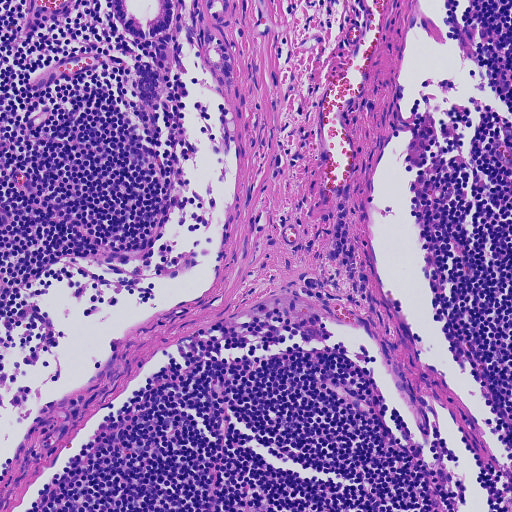
#> input picture 测试图片（p_045_node0）/有癌细胞/01_17_23.png, 512 x 512 px, found by its file name
$ jupyter execute Color-Histograms.ipynb
#> lines starting #> are read from the running program, lines starting #| are printed output that depends on the picture
[cell 1]
from matplotlib import pyplot as plt
import numpy as np
import argparse
import cv2

[cell 2]
image = cv2.imread("/Users/ying/Documents/CIS Project/测试图片（p_045_node0）/有癌细胞/01_17_23.png")
#> image is the input picture: shape (512, 512, 3); mean B, G, R 180.3, 110.9, 151.4
cv2.imshow("image", image)

[cell 3]
 # convert the image to grayscale and create a histogram

gray = cv2.cvtColor(image, cv2.COLOR_BGR2GRAY)
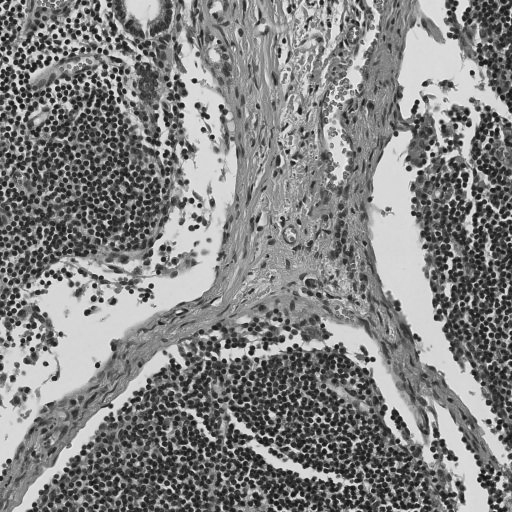
#> gray: shape (512, 512); min 12, max 253, mean 130.9
cv2.imshow("gray", gray)
hist = cv2.calcHist([gray], [0], None, [256], [0, 256])
#> hist = 256 values, max 6667 at index 214, min 0 at index 0, mean 1024
plt.figure()
plt.title("Grayscale Histogram")
plt.xlabel("Bins")
plt.ylabel("# of Pixels")
plt.plot(hist)
plt.xlim([0, 256])

# grab the image channels, initialize the tuple of colors,
# the figure and the flattened feature vector

chans = cv2.split(image)
colors = ("b", "g", "r")
plt.figure()
plt.title("'Flattened' Color Histogram")
plt.xlabel("Bins")
plt.ylabel("# of Pixels")
features = []

# loop over the image channels
for (chan, color) in zip(chans, colors):
	hist = cv2.calcHist([chan], [0], None, [256], [0, 256])
	features.extend(hist)

	# plot the histogram
	plt.plot(hist, color = color)
	plt.xlim([0, 256])
#> this loop made 3 passes
#> color on passes 1 to 3: 'b', 'g', 'r'
#> after the loop, features = 768 items, first 6: [0], [0], [0], [0], [0], [0]
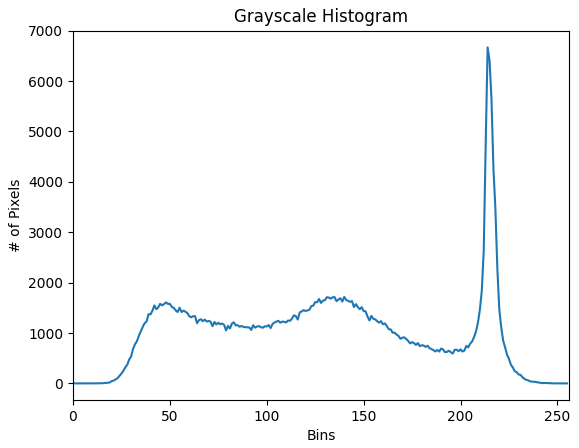
#> figure drawn by matplotlib, 1 panel; curve peaks at x = 214, y = 6667
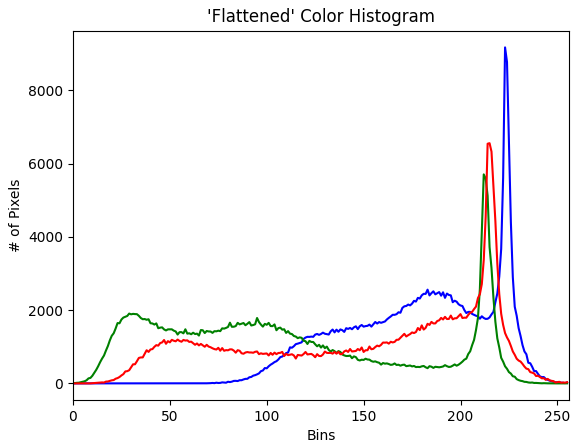
#> figure drawn by matplotlib, 1 panel; curve peaks at x = 223, y = 9177; curve peaks at x = 212, y = 5709; curve peaks at x = 215, y = 6561

$ run again, with 测试图片（p_045_node0）/有癌细胞/01_16_22.png copied over 测试图片（p_045_node0）/有癌细胞/01_17_23.png
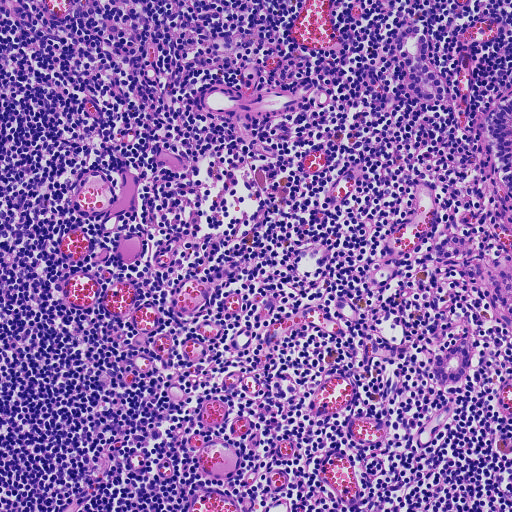
#> input picture 测试图片（p_045_node0）/有癌细胞/01_16_22.png, 512 x 512 px, found by its file name
#> image is the input picture: shape (512, 512, 3); mean B, G, R 173.7, 100.4, 141.2
#> `gray = cv2.cvtColor(image, cv2.COLOR_BGR2GRAY)`:
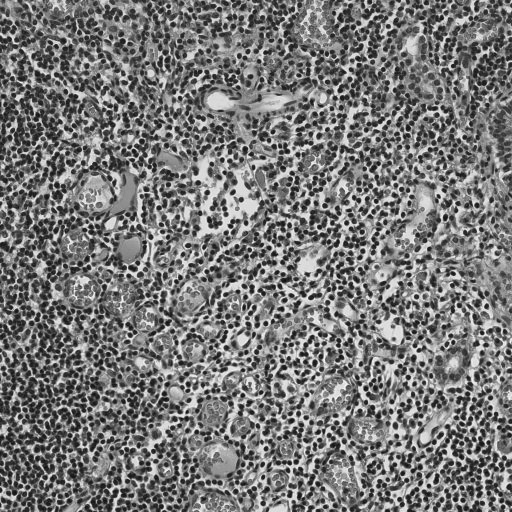
#> gray: shape (512, 512); min 10, max 253, mean 120.9
#> hist = 256 values, max 1759 at index 46, min 0 at index 0, mean 1024
#> the loop `for (chan, color) in zip(chans, colors):` made 3 passes
#> color on passes 1 to 3: 'b', 'g', 'r'
#> after the loop `for (chan, color) in zip(chans, colors):`: features = 768 items, first 6: [0], [0], [0], [0], [0], [0]
#> `[cell 3] # convert the image to grayscale and create a histogram  gray..`:
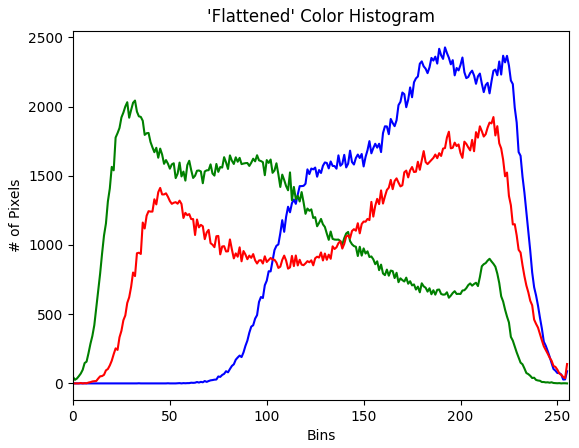
#> figure drawn by matplotlib, 1 panel; curve peaks at x = 192, y = 2427; curve peaks at x = 32, y = 2043; curve peaks at x = 217, y = 1924

$ run again, with 测试图片（p_045_node0）/有癌细胞/01_17_21.png copied over 测试图片（p_045_node0）/有癌细胞/01_17_23.png
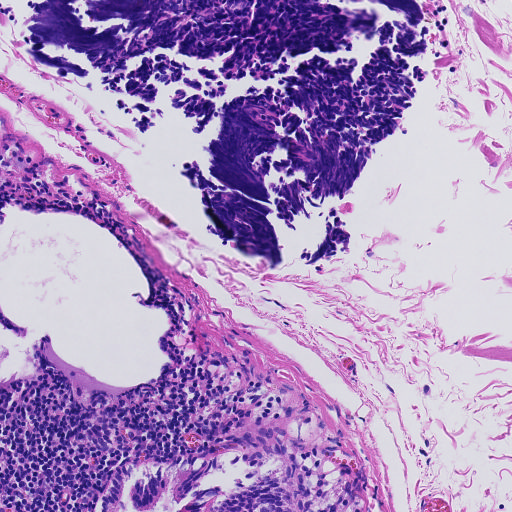
#> input picture 测试图片（p_045_node0）/有癌细胞/01_17_21.png, 512 x 512 px, found by its file name
#> image is the input picture: shape (512, 512, 3); mean B, G, R 192.3, 144.5, 171.3
#> `gray = cv2.cvtColor(image, cv2.COLOR_BGR2GRAY)`:
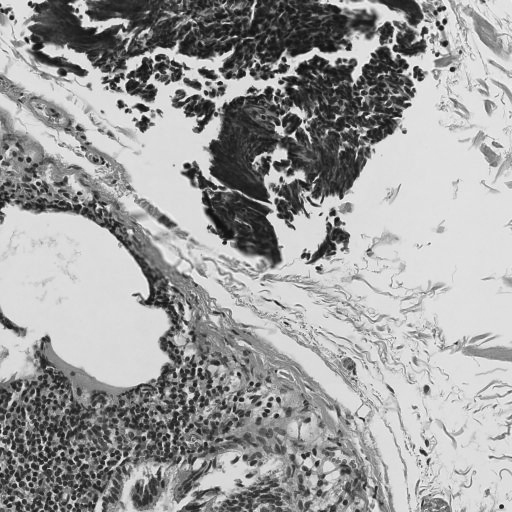
#> gray: shape (512, 512); min 13, max 254, mean 158
#> hist = 256 values, max 12488 at index 219, min 0 at index 0, mean 1024
#> the loop `for (chan, color) in zip(chans, colors):` made 3 passes
#> color on passes 1 to 3: 'b', 'g', 'r'
#> after the loop `for (chan, color) in zip(chans, colors):`: features = 768 items, first 6: [0], [0], [0], [0], [0], [0]
#> `[cell 3] # convert the image to grayscale and create a histogram  gray..`:
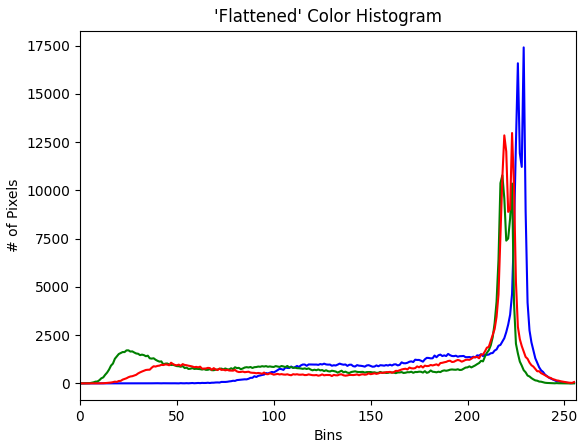
#> figure drawn by matplotlib, 1 panel; curve peaks at x = 229, y = 17402; curve peaks at x = 218, y = 10777; curve peaks at x = 223, y = 12968

$ run again, with 测试图片（p_045_node0）/有癌细胞/01_17_22.png copied over 测试图片（p_045_node0）/有癌细胞/01_17_23.png
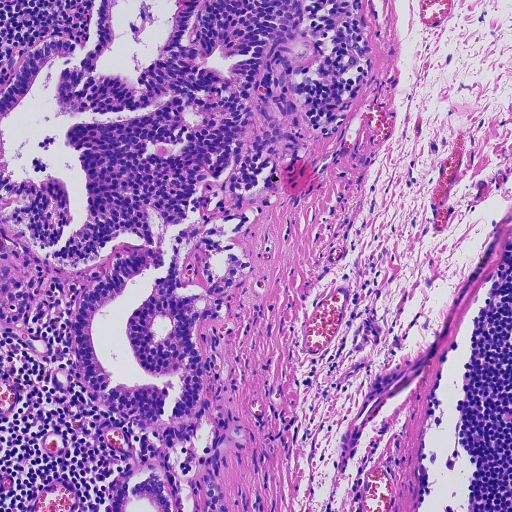
#> input picture 测试图片（p_045_node0）/有癌细胞/01_17_22.png, 512 x 512 px, found by its file name
#> image is the input picture: shape (512, 512, 3); mean B, G, R 188.4, 124.1, 168.9
#> `gray = cv2.cvtColor(image, cv2.COLOR_BGR2GRAY)`:
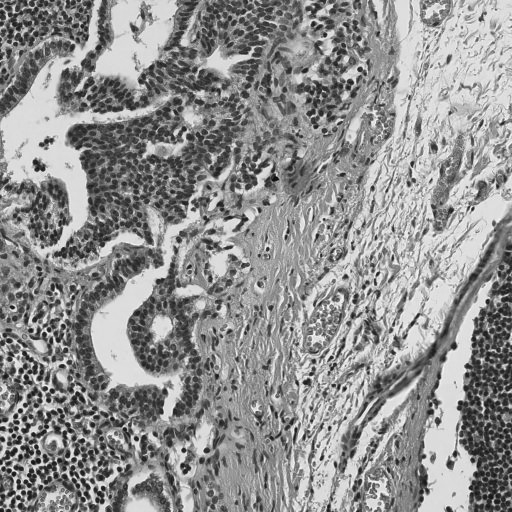
#> gray: shape (512, 512); min 6, max 254, mean 144.8
#> hist = 256 values, max 5133 at index 219, min 0 at index 0, mean 1024
#> the loop `for (chan, color) in zip(chans, colors):` made 3 passes
#> color on passes 1 to 3: 'b', 'g', 'r'
#> after the loop `for (chan, color) in zip(chans, colors):`: features = 768 items, first 6: [0], [0], [0], [0], [0], [0]
#> `[cell 3] # convert the image to grayscale and create a histogram  gray..`:
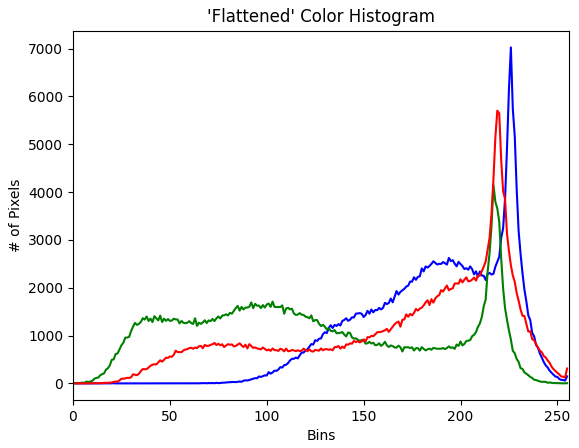
#> figure drawn by matplotlib, 1 panel; curve peaks at x = 226, y = 7024; curve peaks at x = 217, y = 4148; curve peaks at x = 219, y = 5701
